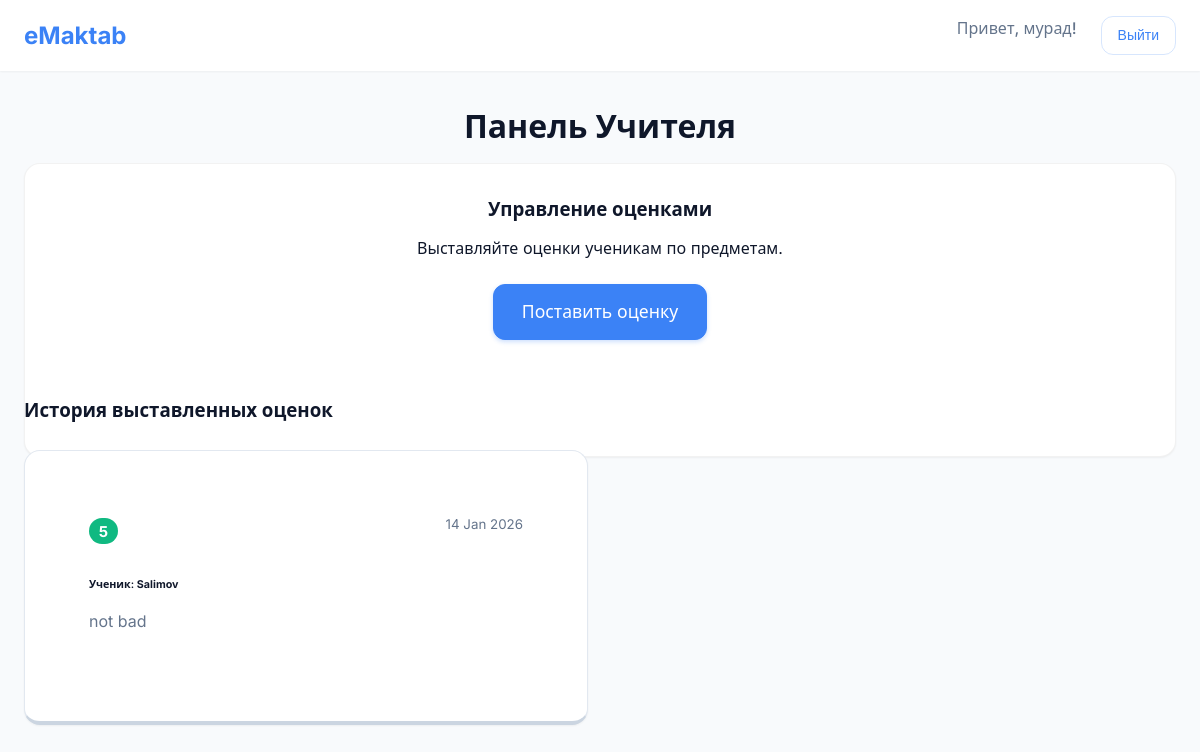
/teacher/dashboard/ (signed in), run on the app's committed database.
### app/models.py (models this page shows, shortened)
class Grade(models.Model):
    subject = models.ForeignKey(
        Subject,
        on_delete=models.CASCADE,
        related_name='grades'
    )
    student = models.ForeignKey(
        User,
        on_delete=models.CASCADE,
        related_name='grades'
    )
    teacher = models.ForeignKey(
        User,
        on_delete=models.SET_NULL,
        null=True,
        related_name='given_grades'
    )
    value = models.IntegerField()
    comment = models.CharField(max_length=255, blank=True)
    date = models.DateField(auto_now_add=True)

### app/views.py (the view)
# urls.py: path('teacher/dashboard/', teacher_dashboard, name='teacher_dashboard'),
@login_required(login_url='register')
def teacher_dashboard(request):
    profile = getattr(request.user, 'profile', None)
    if not profile or profile.role != 'teacher':
        return redirect('home')
    assigned_grades = Grade.objects.filter(teacher=request.user).order_by('-date')
    return render(request, 'teacher_dashboard.html', {
        'assigned_grades': assigned_grades
    })

### app/templates/teacher_dashboard.html
{% extends 'base.html' %}
{% block content %}
<div class="row justify-content-center text-center">
    <div class="col-lg-8">
        <h1 class="mb-5">Панель Учителя</h1>
        <div class="card p-5 mb-4">
            <h3>Управление оценками</h3>
            <p class="mb-4">Выставляйте оценки ученикам по предметам.</p>
            <a href="{% url 'add_grade' %}" class="btn btn-primary btn-lg px-5">Поставить оценку</a>
        </div>
    </div>
</div>
<div class="row justify-content-center">
    <div class="col-lg-10">
        <h3 class="mb-4">История выставленных оценок</h3>
        {% if assigned_grades %}
        <div class="row">
            {% for grade in assigned_grades %}
            <div class="col-md-6 col-lg-4 mb-4">
                <div class="card card-3d h-100">
                    <div class="card-body">
                        <div class="d-flex justify-content-between align-items-start mb-3">
                            <h5 class="card-title mb-0">
                                <span class="badge
                                    {% if grade.value >= 4 %}bg-success
                                    {% elif grade.value == 3 %}bg-warning
                                    {% else %}bg-danger{% endif %} rounded-pill fs-5 px-3">
                                    {{ grade.value }}
                                </span>
                            </h5>
                            <small class="text-muted">
                                {{ grade.date|date:"d M Y" }}
                            </small>
                        </div>
                        <h6 class="card-subtitle mb-2 text-dark">
                            Ученик: <span class="fw-bold">{{ grade.student.last_name }}</span>
                        </h6>
                        {% if grade.comment %}
                        <p class="card-text p-3 mt-3 rounded bg-light text-dark">
                            {{ grade.comment }}
                        </p>
                        {% else %}
                        <p class="card-text mt-3 fst-italic text-muted">
                            Без комментария
                        </p>
                        {% endif %}
                    </div>
                </div>
            </div>
            {% endfor %}
        </div>
        {% else %}
        <div class="alert alert-info text-center">Вы еще не выставили ни одной оценки.</div>
        {% endif %}
    </div>
</div>
{% endblock %}

### app/templates/base.html (shortened to what this page needs)
{% load static %}
<!DOCTYPE html>
<html lang="ru">
<head>
    <link href="{% static 'css/style.css' %}" rel="stylesheet">
</head>
<body>
    <nav class="navbar">
        <div class="container">
            <a class="navbar-brand" href="/">eMaktab</a>
            <div class="navbar-nav ms-auto">
                {% if user.is_authenticated %}
                <span class="nav-link">Привет, {{ user.first_name|default:user.username }}!</span>
                <form action="{% url 'logout' %}" method="post" class="d-inline">
                    <button type="submit" class="btn btn-outline-light btn-sm">Выйти</button>
                </form>
                {% else %}
                <a href="{% url 'login' %}" class="btn btn-outline-light btn-sm me-2">Войти</a>
                <a href="{% url 'register' %}" class="btn btn-primary btn-sm">Регистрация</a>
                {% endif %}
            </div>
        </div>
    </nav>
    <div class="container">
        {% block content %}
        {% endblock %}
    </div>
</body>
</html>

### static/css/style.css (style rules this page uses)
:root { --primary: #3B82F6; --primary-hover: #2563EB; --secondary: #64748B; --success: #10B981; --danger: #EF4444; --bg-body: #F8FAFC; --bg-card: #FFFFFF; --bg-input: #F1F5F9; --text-main: #0F172A; --text-muted: #64748B; --text-white: #FFFFFF; --radius-sm: 8px; --radius-md: 12px; --radius-lg: 16px; --shadow-sm: 0 1px 2px 0 rgb(0 0 0 / 0.05); --shadow-md: 0 4px 6px -1px rgb(0 0 0 / 0.1), 0 2px 4px -2px rgb(0 0 0 / 0.1); --shadow-lg: 0 10px 15px -3px rgb(0 0 0 / 0.1), 0 4px 6px -4px rgb(0 0 0 / 0.1); --transition: all 0.2s cubic-bezier(0.4, 0, 0.2, 1); }
*, *::before, *::after { box-sizing: border-box; margin: 0; padding: 0; }
body { font-family: 'Inter', system-ui, -apple-system, sans-serif; background-color: var(--bg-body); color: var(--text-main); line-height: 1.5; -webkit-font-smoothing: antialiased; min-height: 100vh; }
a { color: var(--primary); text-decoration: none; transition: var(--transition); }
h1, h2, h3, h4, h5, h6 { color: var(--text-main); font-weight: 600; margin-bottom: 0.75rem; }
.container { width: 100%; max-width: 1200px; margin-left: auto; margin-right: auto; padding-left: 1.5rem; padding-right: 1.5rem; }
.row { display: flex; flex-wrap: wrap; margin-left: -0.75rem; margin-right: -0.75rem; }
[class^="col-"] { padding-left: 0.75rem; padding-right: 0.75rem; width: 100%; }
@media (min-width: 768px) { .col-md-6 { flex: 0 0 50%; max-width: 50%; } }
.d-flex { display: flex !important; }
.justify-content-center { justify-content: center !important; }
.justify-content-between { justify-content: space-between !important; }
.mb-3 { margin-bottom: 1rem !important; }
.mb-4 { margin-bottom: 1.5rem !important; }
.mt-3 { margin-top: 1rem !important; }
.ms-auto { margin-left: auto !important; }
.text-center { text-align: center !important; }
.card { background: var(--bg-card); border-radius: var(--radius-lg); box-shadow: var(--shadow-sm); border: 1px solid rgba(0, 0, 0, 0.05); padding: 2rem; transition: var(--transition); height: 100%; }
.card-title { font-size: 1.25rem; margin-bottom: 1rem; color: var(--text-main); }
.card-text { color: var(--text-muted); margin-bottom: 1.5rem; }
.card-3d { background: #ffffff !important; border: 1px solid #e2e8f0 !important; border-bottom: 4px solid #cbd5e1 !important; border-radius: 16px; transition: all 0.1s ease-in-out; position: relative; top: 0; text-decoration: none; display: block; height: 100%; }
.card-3d .card-body { padding: 2rem; }
.btn { display: inline-flex; align-items: center; justify-content: center; font-weight: 500; text-align: center; white-space: nowrap; vertical-align: middle; user-select: none; padding: 0.75rem 1.5rem; font-size: 0.95rem; line-height: 1.5; border-radius: var(--radius-md); transition: var(--transition); cursor: pointer; border: 1px solid transparent; }
.btn-lg { padding: 0.875rem 1.75rem; font-size: 1.1rem; }
.btn-sm { padding: 0.5rem 1rem; font-size: 0.875rem; }
.btn-primary { color: var(--text-white); background-color: var(--primary); border-color: var(--primary); box-shadow: 0 2px 4px rgba(59, 130, 246, 0.25); }
.btn-outline-light { color: var(--primary); background-color: transparent; border-color: rgba(59, 130, 246, 0.2); }
.navbar { background-color: var(--bg-card); padding: 1rem 0; box-shadow: var(--shadow-sm); position: sticky; top: 0; z-index: 1000; margin-bottom: 2rem; }
.navbar .container { display: flex; align-items: center; justify-content: space-between; }
.navbar-brand { font-size: 1.5rem; font-weight: 700; color: var(--primary); text-decoration: none; }
.navbar-nav { display: flex; gap: 1.5rem; }
.nav-link { color: var(--text-muted); font-weight: 500; }
.text-muted { color: var(--text-muted) !important; }
.fw-bold { font-weight: 700 !important; }
.badge { display: inline-block; padding: 0.35em 0.65em; font-size: 0.75em; font-weight: 700; line-height: 1; text-align: center; white-space: nowrap; vertical-align: baseline; border-radius: 999px; }
.bg-success { background-color: var(--success) !important; color: white; }
.h-100 { height: 100% !important; }
.card-body { padding: 1rem; }

### data on the page
Grade: value "5", date "14 Jan 2026", student.last_name "Salimov", comment "not bad"

### other printed values
{{ user.first_name|default:user.username }} "мурад"
